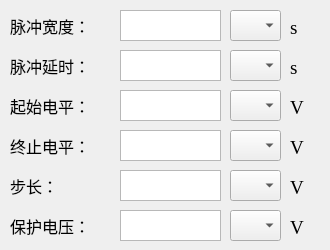
      <widget class="QWidget" name="w_2430PulseMode2">
       <attribute name="title">
        <string>阶梯</string>
       </attribute>
       <widget class="QLabel" name="w_label_PulseLowLevel_5">
        <property name="geometry">
         <rect>
          <x>10</x>
          <y>130</y>
          <width>101</width>
          <height>31</height>
         </rect>
        </property>
        <property name="font">
         <font>
          <family>Times New Roman</family>
          <pointsize>12</pointsize>
         </font>
        </property>
        <property name="text">
         <string>终止电平：</string>
        </property>
       </widget>
       <widget class="QTextEdit" name="w_2430PulseSweepWidthInput">
        <property name="geometry">
         <rect>
          <x>120</x>
          <y>10</y>
          <width>101</width>
          <height>31</height>
         </rect>
        </property>
        <property name="font">
         <font>
          <family>Times New Roman</family>
          <pointsize>12</pointsize>
         </font>
        </property>
       </widget>
       <widget class="QLabel" name="w_label_seconds_9">
        <property name="geometry">
         <rect>
          <x>290</x>
          <y>20</y>
          <width>31</width>
          <height>16</height>
         </rect>
        </property>
        <property name="font">
         <font>
          <family>Times New Roman</family>
          <pointsize>14</pointsize>
         </font>
        </property>
        <property name="text">
         <string>s</string>
        </property>
       </widget>
       <widget class="QComboBox" name="w_2430chooseSizeOfPulseSweepWidth">
        <property name="geometry">
         <rect>
          <x>230</x>
          <y>10</y>
          <width>51</width>
          <height>31</height>
         </rect>
        </property>
        <property name="font">
         <font>
          <family>Times New Roman</family>
          <pointsize>14</pointsize>
         </font>
        </property>
        <item>
         <property name="text">
          <string/>
         </property>
        </item>
        <item>
         <property name="text">
          <string>m</string>
         </property>
        </item>
        <item>
         <property name="text">
          <string>u</string>
         </property>
        </item>
       </widget>
       <widget class="QLabel" name="w_label_PulseHighLevel_4">
        <property name="geometry">
         <rect>
          <x>10</x>
          <y>90</y>
          <width>101</width>
          <height>31</height>
         </rect>
        </property>
        <property name="font">
         <font>
          <family>Times New Roman</family>
          <pointsize>12</pointsize>
         </font>
        </property>
        <property name="text">
         <string>起始电平：</string>
        </property>
       </widget>
       <widget class="QComboBox" name="w_2430chooseSizeOfPulseSweeStartLevel">
        <property name="geometry">
         <rect>
          <x>230</x>
          <y>90</y>
          <width>51</width>
          <height>31</height>
         </rect>
        </property>
        <property name="font">
         <font>
          <family>Times New Roman</family>
          <pointsize>14</pointsize>
         </font>
        </property>
        <item>
         <property name="text">
          <string/>
         </property>
        </item>
        <item>
         <property name="text">
          <string>m</string>
         </property>
        </item>
        <item>
         <property name="text">
          <string>u</string>
         </property>
        </item>
        <item>
         <property name="text">
          <string>n</string>
         </property>
        </item>
       </widget>
       <widget class="QComboBox" name="w_2430chooseSizeOfPulseSweepStopLevel">
        <property name="geometry">
         <rect>
          <x>230</x>
          <y>130</y>
          <width>51</width>
          <height>31</height>
         </rect>
        </property>
        <property name="font">
         <font>
          <family>Times New Roman</family>
          <pointsize>14</pointsize>
         </font>
        </property>
        <item>
         <property name="text">
          <string/>
         </property>
        </item>
        <item>
         <property name="text">
          <string>m</string>
         </property>
        </item>
        <item>
         <property name="text">
          <string>u</string>
         </property>
        </item>
        <item>
         <property name="text">
          <string>n</string>
         </property>
        </item>
       </widget>
       <widget class="QTextEdit" name="w_2430PulseSweepStopLevelInput">
        <property name="geometry">
         <rect>
          <x>120</x>
          <y>130</y>
          <width>101</width>
          <height>31</height>
         </rect>
        </property>
        <property name="font">
         <font>
          <family>Times New Roman</family>
          <pointsize>12</pointsize>
         </font>
        </property>
       </widget>
       <widget class="QLabel" name="w_label_VA_PulseLowLevel_5">
        <property name="geometry">
         <rect>
          <x>290</x>
          <y>140</y>
          <width>31</width>
          <height>16</height>
         </rect>
        </property>
        <property name="font">
         <font>
          <family>Times New Roman</family>
          <pointsize>14</pointsize>
         </font>
        </property>
        <property name="text">
         <string>V</string>
        </property>
       </widget>
       <widget class="QTextEdit" name="w_2430PulseSweepStartLevelInput">
        <property name="geometry">
         <rect>
          <x>120</x>
          <y>90</y>
          <width>101</width>
          <height>31</height>
         </rect>
        </property>
        <property name="font">
         <font>
          <family>Times New Roman</family>
          <pointsize>12</pointsize>
         </font>
        </property>
       </widget>
       <widget class="QLabel" name="w_labelWidthOfDuty_4">
        <property name="geometry">
         <rect>
          <x>10</x>
          <y>10</y>
          <width>101</width>
          <height>31</height>
         </rect>
        </property>
        <property name="font">
         <font>
          <family>Times New Roman</family>
          <pointsize>12</pointsize>
         </font>
        </property>
        <property name="text">
         <string>脉冲宽度：</string>
        </property>
       </widget>
       <widget class="QLabel" name="w_label_VA_PulseHighLevel_4">
        <property name="geometry">
         <rect>
          <x>290</x>
          <y>100</y>
          <width>31</width>
          <height>16</height>
         </rect>
        </property>
        <property name="font">
         <font>
          <family>Times New Roman</family>
          <pointsize>14</pointsize>
         </font>
        </property>
        <property name="text">
         <string>V</string>
        </property>
       </widget>
       <widget class="QLabel" name="w_label_PulseLowLevel_6">
        <property name="geometry">
         <rect>
          <x>10</x>
          <y>170</y>
          <width>101</width>
          <height>31</height>
         </rect>
        </property>
        <property name="font">
         <font>
          <family>Times New Roman</family>
          <pointsize>12</pointsize>
         </font>
        </property>
        <property name="text">
         <string>步长：</string>
        </property>
       </widget>
       <widget class="QLabel" name="w_label_VA_PulseLowLevel_6">
        <property name="geometry">
         <rect>
          <x>290</x>
          <y>180</y>
          <width>31</width>
          <height>16</height>
         </rect>
        </property>
        <property name="font">
         <font>
          <family>Times New Roman</family>
          <pointsize>14</pointsize>
         </font>
        </property>
        <property name="text">
         <string>V</string>
        </property>
       </widget>
       <widget class="QTextEdit" name="w_2430PulseSweepStepLevelInput">
        <property name="geometry">
         <rect>
          <x>120</x>
          <y>170</y>
          <width>101</width>
          <height>31</height>
         </rect>
        </property>
        <property name="font">
         <font>
          <family>Times New Roman</family>
          <pointsize>12</pointsize>
         </font>
        </property>
       </widget>
       <widget class="QComboBox" name="w_2430chooseSizeOfPulseSweepStepLevel">
        <property name="geometry">
         <rect>
          <x>230</x>
          <y>170</y>
          <width>51</width>
          <height>31</height>
         </rect>
        </property>
        <property name="font">
         <font>
          <family>Times New Roman</family>
          <pointsize>14</pointsize>
         </font>
        </property>
        <item>
         <property name="text">
          <string/>
         </property>
        </item>
        <item>
         <property name="text">
          <string>m</string>
         </property>
        </item>
        <item>
         <property name="text">
          <string>u</string>
         </property>
        </item>
        <item>
         <property name="text">
          <string>n</string>
         </property>
        </item>
       </widget>
       <widget class="QLabel" name="w_labelWidthOfDuty_5">
        <property name="geometry">
         <rect>
          <x>10</x>
          <y>50</y>
          <width>101</width>
          <height>31</height>
         </rect>
        </property>
        <property name="font">
         <font>
          <family>Times New Roman</family>
          <pointsize>12</pointsize>
         </font>
        </property>
        <property name="text">
         <string>脉冲延时：</string>
        </property>
       </widget>
       <widget class="QTextEdit" name="w_2430PulseSweepDelayInput">
        <property name="geometry">
         <rect>
          <x>120</x>
          <y>50</y>
          <width>101</width>
          <height>31</height>
         </rect>
        </property>
        <property name="font">
         <font>
          <family>Times New Roman</family>
          <pointsize>12</pointsize>
         </font>
        </property>
       </widget>
       <widget class="QComboBox" name="w_2430chooseSizeOfPulseSweepDelay">
        <property name="geometry">
         <rect>
          <x>230</x>
          <y>50</y>
          <width>51</width>
          <height>31</height>
         </rect>
        </property>
        <property name="font">
         <font>
          <family>Times New Roman</family>
          <pointsize>14</pointsize>
         </font>
        </property>
        <item>
         <property name="text">
          <string/>
         </property>
        </item>
        <item>
         <property name="text">
          <string>m</string>
         </property>
        </item>
        <item>
         <property name="text">
          <string>u</string>
         </property>
        </item>
       </widget>
       <widget class="QLabel" name="w_label_seconds_10">
        <property name="geometry">
         <rect>
          <x>290</x>
          <y>60</y>
          <width>31</width>
          <height>16</height>
         </rect>
        </property>
        <property name="font">
         <font>
          <family>Times New Roman</family>
          <pointsize>14</pointsize>
         </font>
        </property>
        <property name="text">
         <string>s</string>
        </property>
       </widget>
       <widget class="QLabel" name="w_label_VA_PulseLowLevel_7">
        <property name="geometry">
         <rect>
          <x>290</x>
          <y>220</y>
          <width>31</width>
          <height>16</height>
         </rect>
        </property>
        <property name="font">
         <font>
          <family>Times New Roman</family>
          <pointsize>14</pointsize>
         </font>
        </property>
        <property name="text">
         <string>V</string>
        </property>
       </widget>
       <widget class="QTextEdit" name="w_2430PulseSweepProtectionInput">
        <property name="geometry">
         <rect>
          <x>120</x>
          <y>210</y>
          <width>101</width>
          <height>31</height>
         </rect>
        </property>
        <property name="font">
         <font>
          <family>Times New Roman</family>
          <pointsize>12</pointsize>
         </font>
        </property>
       </widget>
       <widget class="QLabel" name="w_label_PulseLowLevel_7">
        <property name="geometry">
         <rect>
          <x>10</x>
          <y>210</y>
          <width>101</width>
          <height>31</height>
         </rect>
        </property>
        <property name="font">
         <font>
          <family>Times New Roman</family>
          <pointsize>12</pointsize>
         </font>
        </property>
        <property name="text">
         <string>保护电压：</string>
        </property>
       </widget>
       <widget class="QComboBox" name="w_2430chooseSizeOfPulseSweepProtection">
        <property name="geometry">
         <rect>
          <x>230</x>
          <y>210</y>
          <width>51</width>
          <height>31</height>
         </rect>
        </property>
        <property name="font">
         <font>
          <family>Times New Roman</family>
          <pointsize>14</pointsize>
         </font>
        </property>
        <item>
         <property name="text">
          <string/>
         </property>
        </item>
        <item>
         <property name="text">
          <string>m</string>
         </property>
        </item>
        <item>
         <property name="text">
          <string>u</string>
         </property>
        </item>
        <item>
         <property name="text">
          <string>n</string>
         </property>
        </item>
       </widget>
      </widget>
